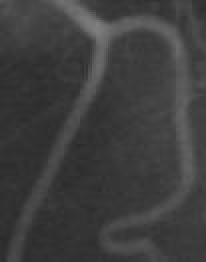
%> input picture 01.jpg, 103 x 131 px (shown 2 times larger)
$ octave Main.m   (GNU Octave 9; MATLAB toolbox functions it lacks are replaced by stand-ins)
%> lines starting %> are read from the running program, lines starting %| are printed output that depends on the picture; in (x1, y1, x2, y2) boxes, pixels count from 0 and x2, y2 are one past the last pixel; in counts of white or black regions, pixels touching at a corner belong together; the program's own positions count from 1
### proposed_method.m
function  phi=proposed_method( Z0 ,phi,iteration,landa,sigma )

w = abs(4*sigma+1);
kernel = fspecial('gaussian', w,sigma);

[Row, Column] = size(phi);
epsilon = 1;
[len,wit]=size(Z0);
meu=0.000005*len*wit;
subplot(1,3,2)
imshow(Z0,[])


% subplot(1,3,3)
% imshow(Z0,[])
% hold on

for itr =1:iteration
    hold on
    P = phi;
    P([1 Row],[1 Column]) = P([3 Row-2],[3 Column-2]);
    P([1 Row],2:end-1) = P([3 Row-2],2:end-1);
    P(2:end-1,[1 Column]) = P(2:end-1,[3 Column-2]);
    phi = P;

    Delta_eps = (epsilon/pi)./(epsilon^2 + phi.^2);
    epsilon = 1;
    H_eps = 0.5*(1 + (2/pi)*atan(phi ./ epsilon));

    F1 = conv2((Z0.*H_eps),kernel,'same')./ conv2(H_eps,kernel,'same');
    F2 = conv2(Z0 .* (1 - H_eps),kernel,'same')./ conv2((1 - H_eps),kernel,'same');

    [x,y] = gradient(phi);
    xx = sqrt(x .^ 2 + y .^ 2+eps);
    x1 = x./xx;
    y1 = y./xx;
    kapa = divergence(x1,y1);

    D  = F1 - F2;
    Z  = F1 .* H_eps + F2 .* (1-H_eps);
    x  = D .* (((2*(1-landa)) .* (Z - double(Z0))) + (landa.* (Z - double(Z0)) ./ (Z .^ 2)));
    phi = phi + Delta_eps .*(meu .* kapa) - 1 / 3 .*(x);

    if rem(itr,300)==0

%         hold on
        contour(phi,[0 0],'r')
    end

end

### Main.m
clc
clear all
close all


flag=0;
ID_im=5;
for i=1 : ID_im
    flag=1;
    switch i
        case 1
            img_orginal = imread('01.jpg') ;
%> img_orginal is the input picture: size 131x103x3 uint8; min 41, max 129, mean 62.3
            img_orginal = double(rgb2gray(img_orginal));
%> img_orginal: size 131x103 double
            c1 = -2;
            phi = ones(size(img_orginal)).*c1;
            phi(22:52,43:53) = -c1;
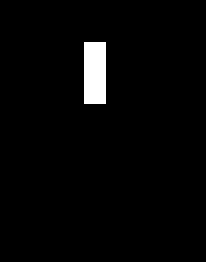
%> phi: size 131x103 double (shown 2 times larger); values -2 (black) and 2 (white), 2.5% white; 1 white region, box (x1, y1, x2, y2) and area: (42, 21, 53, 52) 341
            figure()
            subplot(1,3,1)
            imshow(img_orginal,[])
            hold on
            contour(phi,[0 0],'r','LineWidth',2)
            itr   = 4500;
            landa = 0.99995;
            sigma = 11;
            phi   = proposed_method( img_orginal,phi,itr,landa,sigma );
%> (the run ends here)
